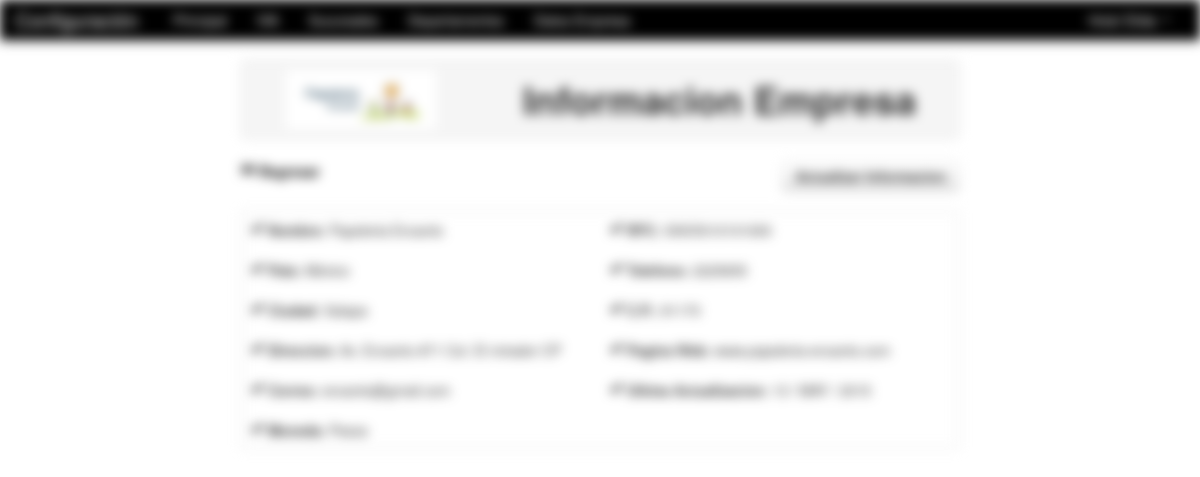
The page /Modulos/Datos/empresa.php (signed in) on the database its author committed.
### tables this page shows
CREATE TABLE IF NOT EXISTS `empresa` (
`idEmpresa` int(11) NOT NULL,
  `empresa` varchar(255) NOT NULL,
  `nit` varchar(255) NOT NULL,
  `direccion` varchar(255) NOT NULL,
  `pais` varchar(255) NOT NULL,
  `ciudad` varchar(255) NOT NULL,
  `tel` varchar(255) NOT NULL,
  `fax` varchar(255) NOT NULL,
  `web` varchar(255) NOT NULL,
  `correo` varchar(255) NOT NULL,
  `fecha` date NOT NULL,
  `moneda` varchar(22) NOT NULL,
  `anno` varchar(255) NOT NULL
);

### Modulos/funciones.php (called while the page is built, shortened)
<?php
	function fecha($fecha){
		$meses = array("ENE","FEB","MAR","ABR","MAY","JUN","JUL","AGO","SEP","OCT","NOV","DIC");
		$a=substr($fecha, 0, 4);
		$m=substr($fecha, 5, 2);
		$d=substr($fecha, 8);
		return $d." / ".$meses[$m-1]." / ".$a;
	}
?>

### Modulos/Datos/empresa.php (the view, shortened to what this page needs)
<?php
	include_once "class/class.php";
	include_once "../funciones.php";
?>
<!DOCTYPE html>
<html lang="es">
  <head>
    <link href="../../css/bootstrap.css" rel="stylesheet">
    <link href="../../css/bootstrap-responsive.css" rel="stylesheet">
  </head>
  <body>
    <?php include_once "../../menu/m_datos.php"; ?>
    <div align="center">
    <table width="60%">
      <tr>
        <td>
        	<?php
				$pa=mysql_query("SELECT * FROM empresa WHERE idEmpresa=1");
				$row=mysql_fetch_array($pa);
			?>
        	<table class="table table-bordered">
              <tr class="well">
                <td>
               	    <div class="row-fluid">
	                    <div class="span4" align="center">
                        	<img src="../../img/logo.jpg" width="150" height="100">
                        </div>
    	                <div class="span8">
                    		<h1 align="center">Informacion Empresa</h1>
                        </div>
                    </div>
                </td>
              </tr>
            </table>
        </td>
      </tr>
    </table>
    <table width="60%">
      <tr>
        <td>
       	    <div class="row-fluid">
	            <div class="span4">
                	<a href="index.php" class="text-info"><i class="icon-fast-backward"></i> <strong>Regresar</strong></a>
                </div>
    	        <div class="span8" align="right">
                	<a href="#myModal" role="button" class="btn" data-toggle="modal"><strong>Actualizar Informacion</strong></a>
                </div>
            </div><br>
        	<table class="table table-bordered">
              <tr>
                <td>
                    <div class="row-fluid">
                    	<div class="span6">
                        	<i class="icon-ok"></i> <strong>Nombre: </strong><?php echo $row['empresa']; ?><br><br>
                            <i class="icon-ok"></i> <strong>Pais: </strong><?php echo $row['pais']; ?><br><br>
                            <i class="icon-ok"></i> <strong>Ciudad: </strong><?php echo $row['ciudad']; ?><br><br>
                            <i class="icon-ok"></i> <strong>Direccion: </strong><?php echo $row['direccion']; ?><br><br>
                            <i class="icon-ok"></i> <strong>Correo: </strong><?php echo $row['correo']; ?><br><br>
                            <i class="icon-ok"></i> <strong>Moneda: </strong><?php echo $row['moneda']; ?>
                        </div>
                    	<div class="span6">
                        	<i class="icon-ok"></i> <strong>RFC: </strong><?php echo $row['nit']; ?><br><br>
                            <i class="icon-ok"></i> <strong>Telefono: </strong><?php echo $row['tel']; ?><br><br>
                            <i class="icon-ok"></i> <strong>C.P.: </strong><?php echo $row['fax']; ?><br><br>
                            <i class="icon-ok"></i> <strong>Pagina Web: </strong><?php echo $row['web']; ?><br><br>
                            <i class="icon-ok"></i> <strong>Ultima Actualizacion: </strong><?php echo fecha($row['fecha']); ?><br><br>
                    	</div>
                    </div>
                </td>
              </tr>
            </table>
        </td>
      </tr>
    </table>
    </div>
  </body>
</html>

### Modulos/Datos/empresa.php (style rules this page uses)
body { padding-top: 60px; padding-bottom: 40px; }

### rows shown on the page
empresa: empresa "Papeleria Encanto", pais "México", ciudad "Xalapa", direccion "Av. Encanto #71 Col. El mirador CP", correo "encanto@gmail.com", moneda "Pesos", nit "XAXX010101000", tel "2225655", fax "91170", web "www.papeleria-encanto.com", fecha "13 / MAY / 2015"

### other values the page prints
$_SESSION['user_name'] "Elida"
